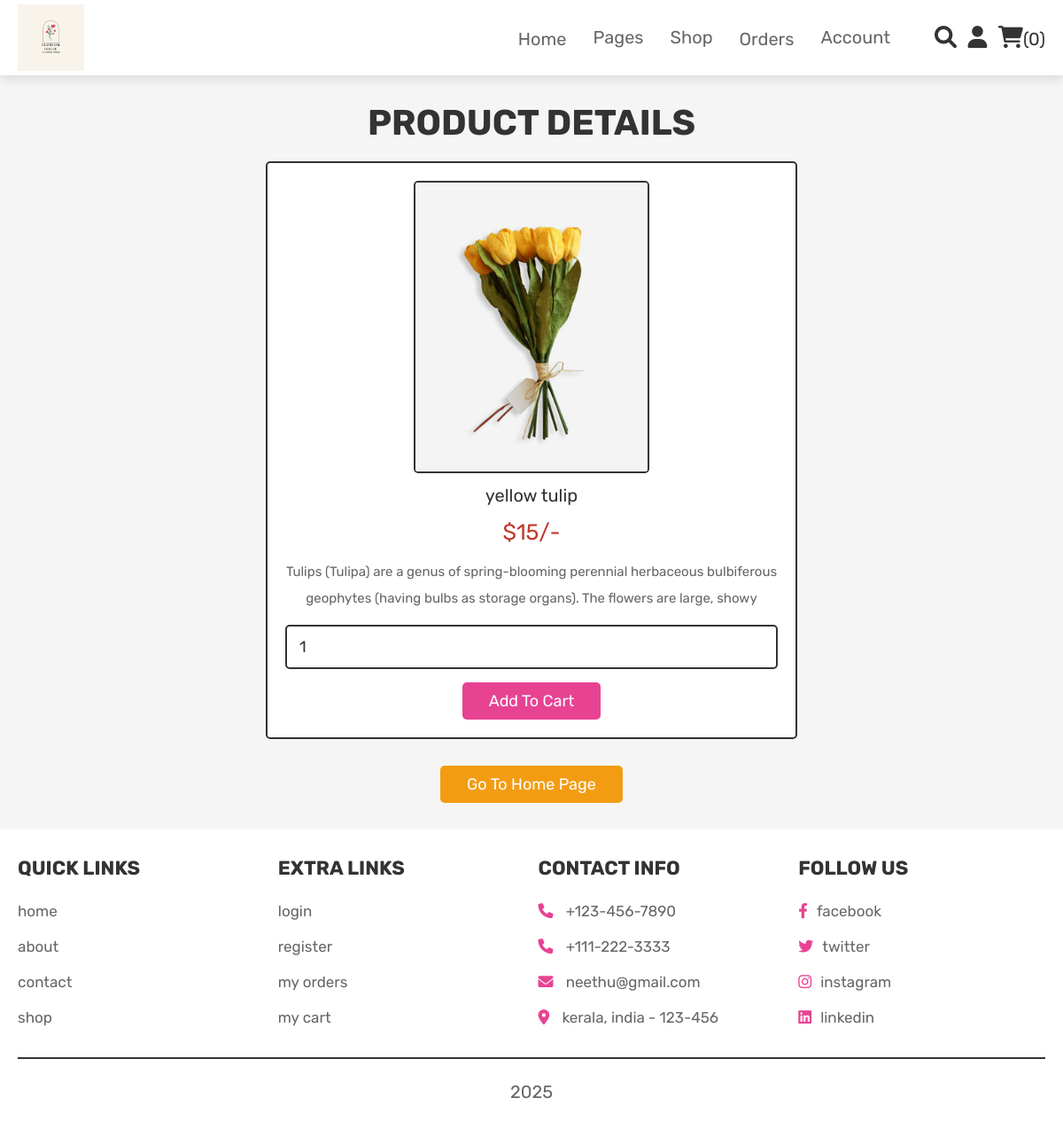
Page /view_page.php?pid=28 (signed in) on the committed database.
### tables this page shows
CREATE TABLE `products` (
  `id` int(100) NOT NULL,
  `name` varchar(100) NOT NULL,
  `details` varchar(500) NOT NULL,
  `price` int(100) NOT NULL,
  `image` varchar(100) NOT NULL
);

### view_page.php (the view, shortened to what this page needs)
<?php
@include 'config.php';
?>
<!DOCTYPE html>
<html lang="en">
<head>
   <link rel="stylesheet" href="https://cdnjs.cloudflare.com/ajax/libs/font-awesome/6.0.0/css/all.min.css">
   <link rel="stylesheet" href="css/style.css">
</head>
<body>
<?php @include 'header.php'; ?>
<section class="quick-view">
    <h1 class="title">product details</h1>
    <?php
        if(isset($_GET['pid'])){
            $pid = $_GET['pid'];
            $select_products = mysqli_query($conn, "SELECT * FROM `products` WHERE id = '$pid'") or die('query failed');
         if(mysqli_num_rows($select_products) > 0){
            while($fetch_products = mysqli_fetch_assoc($select_products)){
    ?>
    <form action="" method="POST">
         <img src="uploaded_img/<?php echo $fetch_products['image']; ?>" alt="" class="image">
         <div class="name"><?php echo $fetch_products['name']; ?></div>
         <div class="price">$<?php echo $fetch_products['price']; ?>/-</div>
         <div class="details"><?php echo $fetch_products['details']; ?></div>
         <input type="number" name="product_quantity" value="1" min="0" class="qty">
         <input type="submit" value="add to cart" name="add_to_cart" class="btn">
      </form>
    <?php
            }
        }else{
        echo '<p class="empty">no products details available!</p>';
        }
    }
    ?>
    <div class="more-btn">
        <a href="home.php" class="option-btn">go to home page</a>
    </div>
</section>
<?php @include 'footer.php'; ?>
</body>
</html>

### css/style.css (style rules this page uses)
:root { --pink:#e84393; --red:#c0392b; --orange:#f39c12; --black:#333; --white:#fff; --light-color:#666; --light-white:#ccc; --light-bg:#f5f5f5; --border:.2rem solid var(--black); --box-shadow:0 .5rem 1rem rgba(0,0,0,.1); }
* { font-family: 'Rubik', sans-serif; margin:0; padding:0; box-sizing: border-box; outline: none; border:none; text-decoration: none; transition:all .2s linear; }
html { font-size: 62.5%; overflow-x: hidden; scroll-behavior: smooth; scroll-padding-top: 6.5rem; }
body { background: var(--light-bg); }
section { padding:3rem 2rem; }
.btn, .delete-btn, .option-btn { display: inline-block; border-radius: .5rem; margin-top: 1rem; font-size: 1.8rem; color:var(--white); cursor: pointer; padding:1rem 3rem; text-transform: capitalize; }
.btn { background-color: var(--pink); }
.option-btn { background-color: var(--orange); }
.more-btn { margin-top: 2rem; text-align: center; }
.title { text-align: center; margin-bottom: 2rem; color:var(--black); text-transform: uppercase; font-size: 4rem; }
.quick-view form { max-width: 60rem; padding:2rem; text-align: center; border:var(--border); box-shadow: var(--border); border-radius: .5rem; background-color: var(--white); margin:0 auto; }
.quick-view form .image { height: 33rem; border:var(--border); border-radius: .5rem; }
.quick-view form .name { margin:1rem 0; font-size: 2rem; color:var(--black); }
.quick-view form .price { color:var(--red); font-size: 2.5rem; padding:.5rem 0; }
.quick-view form .details { padding:1rem 0; font-size: 1.5rem; color:var(--light-color); line-height: 2; }
.quick-view form .qty { width: 100%; padding:1.2rem 1.4rem; font-size: 1.8rem; color:var(--black); border-radius: .5rem; border:var(--border); margin:.5rem 0; }

### rows in the picture
products: image (picture), name "yellow tulip", price "15", details "Tulips (Tulipa) are a genus of spring-blooming perennial herbaceous bulbiferous geophytes (having bulbs as storage organs). The flowers are large, showy"

### other values in the picture
$cart_num_rows "0"
